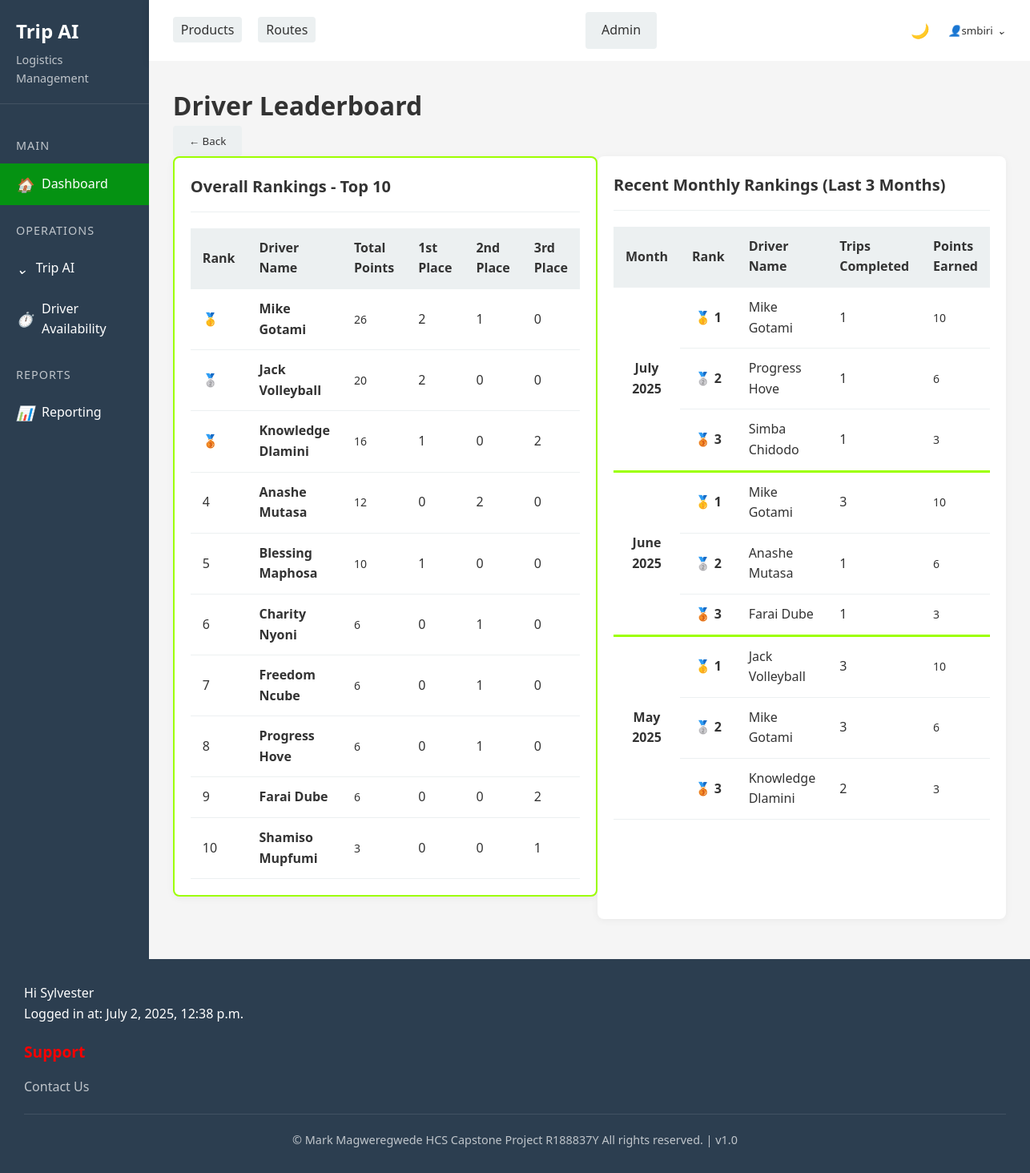
Screenshot of /app/reporting/leaderboard/ (signed in) with the database file from the repository.
### triplog/models.py (models this page shows, shortened)
class DriverLeaderboard(models.Model):
    driver_name = models.CharField(max_length=100)
    total_points = models.IntegerField(default=0)
    rank_1_count = models.IntegerField(default=0)  # Number of times ranked #1
    rank_2_count = models.IntegerField(default=0)  # Number of times ranked #2
    rank_3_count = models.IntegerField(default=0)  # Number of times ranked #3
    last_updated = models.DateTimeField(auto_now=True)
    class Meta:
        ordering = ['-total_points', '-rank_1_count', '-rank_2_count']

class MonthlyDriverRanking(models.Model):
    driver_name = models.CharField(max_length=100)
    month = models.DateField()  # First day of the month
    rank = models.IntegerField()  # 1, 2, or 3
    trips_completed = models.IntegerField()
    points_earned = models.IntegerField()
    class Meta:
        unique_together = ['driver_name', 'month']
        ordering = ['-month', 'rank']

### triplog/views.py (the view)
# urls.py: path('reporting/leaderboard/', views.driver_leaderboard, name='driver_leaderboard'),
@login_required
@user_passes_test(is_driver_clerk_or_manager, login_url='/accounts/login/')
def driver_leaderboard(request):
    leaderboard = DriverLeaderboard.objects.all()[:10]
    recent_rankings = MonthlyDriverRanking.objects.select_related().order_by('-month', 'rank')[:15]
    context = {
        'leaderboard': leaderboard,
        'recent_rankings': recent_rankings,
        'is_manager': is_manager(request.user),
        'is_clerk': is_clerk(request.user),
        'is_driver': is_driver(request.user),
    }
    return render(request, 'reporting/leaderboard.html', context)

### triplog/templatetags/user_groups.py (called while the page is built)
@register.filter
def is_clerk_or_manager(user):
    if not user.is_authenticated:
        return False
    return user.groups.filter(name__in=['clerks', 'managers']).exists()

### triplog/utils/permissions.py (called while the page is built)
def is_clerk(user):
    return user.groups.filter(name='clerks').exists()

def is_manager(user):
    return user.groups.filter(name='managers').exists()

def is_driver(user):
    return user.groups.filter(name='drivers').exists()

def is_driver_clerk_or_manager(user):
    return is_driver(user) or is_clerk(user) or is_manager(user)

### templates/reporting/leaderboard.html (shortened to what this page needs)
{% extends 'base.html' %}
{% block content %}
<h1>Driver Leaderboard</h1>
<button id="back-btn" onclick="history.back()" class="back-btn btn btn-secondary">← Back</button>
<div class="container">
    <div class="card mb-5" style="border : 2px solid #9dff00;">
        <div class="card-header bg-primary text-white">
            <h3>Overall Rankings - Top 10</h3>
        </div>
        <div class="card-body">
            <table class="table table-striped table-hover">
                <thead class="table-dark">
                    <tr>
                        <th>Rank</th>
                        <th>Driver Name</th>
                        <th>Total Points</th>
                        <th>1st Place</th>
                        <th>2nd Place</th>
                        <th>3rd Place</th>
                    </tr>
                </thead>
                <tbody>
                    {% for driver in leaderboard %}
                    <tr>
                        <td>
                            {% if forloop.counter == 1 %}🥇
                            {% elif forloop.counter == 2 %}🥈
                            {% elif forloop.counter == 3 %}🥉
                            {% else %}{{ forloop.counter }}
                            {% endif %}
                        </td>
                        <td><strong>{{ driver.driver_name }}</strong></td>
                        <td><span class="badge bg-success">{{ driver.total_points }}</span></td>
                        <td>{{ driver.rank_1_count }}</td>
                        <td>{{ driver.rank_2_count }}</td>
                        <td>{{ driver.rank_3_count }}</td>
                    </tr>
                    {% endfor %}
                </tbody>
            </table>
        </div>
    </div>
    <div class="card">
        <div class="card-header bg-info text-white">
            <h3>Recent Monthly Rankings (Last 3 Months)</h3>
        </div>
        <div class="card-body">
            <table class="table table-sm">
                <thead class="table-dark">
                    <tr>
                        <th>Month</th>
                        <th>Rank</th>
                        <th>Driver Name</th>
                        <th>Trips Completed</th>
                        <th>Points Earned</th>
                    </tr>
                </thead>
                <tbody>
                    {% regroup recent_rankings by month as monthly_groups %}
                    {% for month_group in monthly_groups %}
                    {% if forloop.counter <= 3 %} {% for ranking in month_group.list %} <tr
                        class="{% if forloop.first and not forloop.parentloop.first %}month-border{% endif %}">
                        {% if forloop.first %}
                        <td rowspan="{{ month_group.list|length }}" class="rank-cell align-middle">
                            <strong>{{ ranking.month|date:"F Y" }}</strong>
                        </td>
                        {% endif %}
                        <td class="rank-cell">
                            {% if ranking.rank == 1 %}🥇
                            {% elif ranking.rank == 2 %}🥈
                            {% elif ranking.rank == 3 %}🥉
                            {% endif %}
                            {{ ranking.rank }}
                        </td>
                        <td>{{ ranking.driver_name }}</td>
                        <td>{{ ranking.trips_completed }}</td>
                        <td><span class="badge bg-primary">{{ ranking.points_earned }}</span></td>
                        </tr>
                        {% endfor %}
                        {% endif %}
                        {% endfor %}
                </tbody>
            </table>
        </div>
    </div>
</div>
{% endblock %}

### templates/base.html (shortened to what this page needs)
{% load static %}
{% load user_groups %}
<!DOCTYPE html>
<html lang="en">
<head>
    <link rel="stylesheet" href="{% static 'css/style.css' %}">
</head>
<body>
    <div class="container">
        {% if user.is_authenticated %}
        <aside class="sidebar">
            <div onclick="window.location.href='/';" style="cursor: pointer;" class="sidebar-header">
                <h2>Trip AI</h2>
                <p>Logistics Management</p>
            </div>
            <div class="sidebar-menu">
                {% if user|is_clerk_or_manager %}
                <div class="menu-category">Main</div>
                <div class="menu-item active" onclick="window.location.href='/app'">
                    <i class="icon-home"></i>
                    <span>Dashboard</span>
                </div>
                {% endif %}
                <div class="menu-category">Operations</div>
                {% if user|is_clerk_or_manager %}
                <div class="menu-item" onclick="toggleSubmenu('trip-ai-menu')">
                    <i class="icon-chevron"></i>
                    <span>Trip AI</span>
                </div>
                {% endif %}
                <div class="menu-item" onclick="navigateToDriverAvailability();">
                    <i class="icon-availability"></i>
                    <span>Driver Availability</span>
                </div>
                <div class="menu-category">Reports</div>
                <div class="menu-item" onclick="window.location.href='/app/reporting/';">
                    <i class="icon-reporting"></i>
                    <span>Reporting</span>
                </div>
            </div>
        </aside>
        {% endif %}
        <main class="main-content">
            <nav class="navbar">
                {% if user|is_clerk_or_manager %}
                <ul class="nav-links">
                    <li><a href="{% url 'product_list'  %}" class="btn btn-secondary">Products</a></li>
                    <li><a href="{% url 'route_list'  %}" class="btn btn-secondary">Routes</a></li>
                </ul>
                {% endif %}
                <a href="/admin" class="btn btn-secondary" target=" _blank">Admin</a>
                <div class="user-actions">
                    <div class="dark-mode-toggle" id="darkModeToggle">
                        <i class="icon-moon"></i>
                    </div>
                    <div class="user-dropdown">
                        <button class="dropdown-btn">
                            <i class="icon-user"></i>
                            {% if user.is_authenticated %}
                            {{ user.username }}
                            {% else %}
                            Guest
                            {% endif %}
                            <i class="icon-chevron"></i>
                        </button>
                    </div>
                </div>
            </nav>
            <div class="content-area" id="content-area">
                {% block content %}
                {% endblock %}
            </div>
        </main>
    </div>
    <footer>
        <div class="footer-section">
            {% if user.is_authenticated %}
            <p>Hi {{ user.first_name }}</p>
            <p>Logged in at: {{ user.last_login }}</p>
            {% endif %}
        </div>
        <div class="footer-section">
            <h3>Support</h3>
            <ul>
                <li><a href="#">Contact Us</a></li>
            </ul>
        </div>
        <div class="footer-bottom">
            <p>&copy; Mark Magweregwede HCS Capstone Project R188837Y All rights reserved. | v1.0</p>
        </div>
    </footer>
</body>
</html>

### static/css/style.css (style rules this page uses)
:root { --primary-color: rgb(5, 146, 18); --secondary-color: rgb(6, 208, 1); --accent-color: rgb(155, 236, 0); --highlight-color: rgb(252, 0, 0); --dark-color: #2c3e50; --light-color: #ecf0f1; --text-color: #333; --bg-color: #f5f5f5; --card-bg: white; --footer-bg: var(--dark-color); --footer-text: white; }
* { margin: 0; padding: 0; box-sizing: border-box; font-family: 'Segoe UI', Tahoma, Geneva, Verdana, sans-serif; }
body { background-color: var(--bg-color); color: var(--text-color); line-height: 1.6; display: flex; flex-direction: column; min-height: 100vh; transition: background-color 0.3s, color 0.3s; }
a { text-decoration: none; color: inherit; }
.container { display: flex; flex: 1; }
.sidebar { width: 250px; background-color: var(--dark-color); color: white; padding: 20px 0; transition: all 0.3s; }
.sidebar-header { padding: 0 20px 20px; border-bottom: 1px solid rgba(255, 255, 255, 0.1); }
.sidebar-header h2 { font-size: 1.5rem; margin-bottom: 5px; }
.sidebar-header p { color: rgba(255, 255, 255, 0.7); font-size: 0.9rem; }
.sidebar-menu { padding: 20px 0; }
.menu-category { padding: 10px 20px; color: rgba(255, 255, 255, 0.7); font-size: 0.9rem; text-transform: uppercase; letter-spacing: 1px; margin-top: 10px; }
.menu-item { padding: 12px 20px; display: flex; align-items: center; cursor: pointer; transition: all 0.3s; }
.menu-item.active { background-color: var(--primary-color); }
.menu-item i { margin-right: 10px; font-size: 1.1rem; }
.main-content { flex: 1; display: flex; flex-direction: column; }
.navbar { background-color: var(--card-bg); padding: 15px 30px; display: flex; justify-content: space-between; align-items: center; box-shadow: 0 2px 10px rgba(0, 0, 0, 0.1); transition: background-color 0.3s; }
.nav-links { display: flex; list-style: none; }
.nav-links li { margin-right: 20px; }
.nav-links a { color: var(--text-color); font-weight: 500; padding: 5px 10px; border-radius: 4px; transition: all 0.3s; }
.user-actions { display: flex; align-items: center; gap: 15px; }
.dark-mode-toggle { display: flex; align-items: center; cursor: pointer; color: var(--text-color); }
.dark-mode-toggle i { margin-right: 5px; font-size: 1.1rem; }
.user-dropdown { position: relative; display: inline-block; }
.dropdown-btn { background-color: transparent; border: none; cursor: pointer; display: flex; align-items: center; color: var(--text-color); font-weight: 500; }
.dropdown-btn i { margin-left: 5px; }
.content-area { flex: 1; padding: 30px; background-color: var(--bg-color); transition: background-color 0.3s; }
.btn { padding: 10px 20px; border-radius: 4px; border: none; cursor: pointer; font-weight: 500; transition: all 0.3s; }
.btn-secondary { background-color: var(--light-color); color: var(--text-color); }
.card { background-color: var(--card-bg); border-radius: 8px; box-shadow: 0 2px 10px rgba(0, 0, 0, 0.05); padding: 20px; margin-bottom: 20px; transition: background-color 0.3s, box-shadow 0.3s; }
.card-header { display: flex; justify-content: space-between; align-items: center; margin-bottom: 20px; padding-bottom: 15px; border-bottom: 1px solid var(--light-color); }
table { width: 100%; border-collapse: collapse; }
th, td { padding: 12px 15px; text-align: left; border-bottom: 1px solid var(--light-color); }
th { background-color: var(--light-color); font-weight: 600; }
footer { background-color: var(--footer-bg); color: var(--footer-text); padding: 30px; margin-top: auto; transition: background-color 0.3s, color 0.3s; }
.footer-section { flex: 1; min-width: 250px; margin-bottom: 20px; }
.footer-section h3 { margin-bottom: 15px; font-size: 1.2rem; color: var(--highlight-color); }
.footer-section ul { list-style: none; }
.footer-section ul li { margin-bottom: 10px; }
.footer-section ul li a { color: rgba(255, 255, 255, 0.7); transition: all 0.3s; }
.footer-bottom { text-align: center; padding-top: 20px; border-top: 1px solid rgba(255, 255, 255, 0.1); margin-top: 20px; color: rgba(255, 255, 255, 0.7); font-size: 0.9rem; }
.icon-home::before { content: "🏠"; }
.icon-user::before { content: "👤"; }
.icon-availability::before { content: "⏱️"; }
.icon-reporting::before { content: "📊"; }
.icon-chevron::before { content: "⌄"; }
.icon-moon::before { content: "🌙"; }

### templates/reporting/leaderboard.html (style rules this page uses)
.mb-5 { margin-bottom: 3rem !important; }
.month-border { border-top: 3px solid #9dff00 !important; }
.rank-cell { text-align: center; font-weight: bold; }
.card-header h3 { margin: 0; font-size: 1.25rem; }
.badge { font-size: 0.875rem; }

### rows the page displays
DriverLeaderboard: driver_name "Mike Gotami", total_points "26", rank_1_count "2", rank_2_count "1", rank_3_count "0"
DriverLeaderboard: driver_name "Jack Volleyball", total_points "20", rank_1_count "2", rank_2_count "0", rank_3_count "0"
DriverLeaderboard: driver_name "Knowledge Dlamini", total_points "16", rank_1_count "1", rank_2_count "0", rank_3_count "2"
DriverLeaderboard: driver_name "Anashe Mutasa", total_points "12", rank_1_count "0", rank_2_count "2", rank_3_count "0"
DriverLeaderboard: driver_name "Blessing Maphosa", total_points "10", rank_1_count "1", rank_2_count "0", rank_3_count "0"
DriverLeaderboard: driver_name "Charity Nyoni", total_points "6", rank_1_count "0", rank_2_count "1", rank_3_count "0"
DriverLeaderboard: driver_name "Freedom Ncube", total_points "6", rank_1_count "0", rank_2_count "1", rank_3_count "0"
DriverLeaderboard: driver_name "Progress Hove", total_points "6", rank_1_count "0", rank_2_count "1", rank_3_count "0"
DriverLeaderboard: driver_name "Farai Dube", total_points "6", rank_1_count "0", rank_2_count "0", rank_3_count "2"
DriverLeaderboard: driver_name "Shamiso Mupfumi", total_points "3", rank_1_count "0", rank_2_count "0", rank_3_count "1"
MonthlyDriverRanking: month "July 2025", rank "1", driver_name "Mike Gotami", trips_completed "1", points_earned "10"
MonthlyDriverRanking: rank "2", driver_name "Progress Hove", trips_completed "1", points_earned "6"
MonthlyDriverRanking: rank "3", driver_name "Simba Chidodo", trips_completed "1", points_earned "3"
MonthlyDriverRanking: month "June 2025", rank "1", driver_name "Mike Gotami", trips_completed "3", points_earned "10"
MonthlyDriverRanking: rank "2", driver_name "Anashe Mutasa", trips_completed "1", points_earned "6"
MonthlyDriverRanking: rank "3", driver_name "Farai Dube", trips_completed "1", points_earned "3"
MonthlyDriverRanking: month "May 2025", rank "1", driver_name "Jack Volleyball", trips_completed "3", points_earned "10"
MonthlyDriverRanking: rank "2", driver_name "Mike Gotami", trips_completed "3", points_earned "6"
MonthlyDriverRanking: rank "3", driver_name "Knowledge Dlamini", trips_completed "2", points_earned "3"

### other values shown
{{ user.username }} "smbiri"
{{ user.first_name }} "Sylvester"
{{ user.last_login }} "July 2, 2025, 12:38 p.m."
